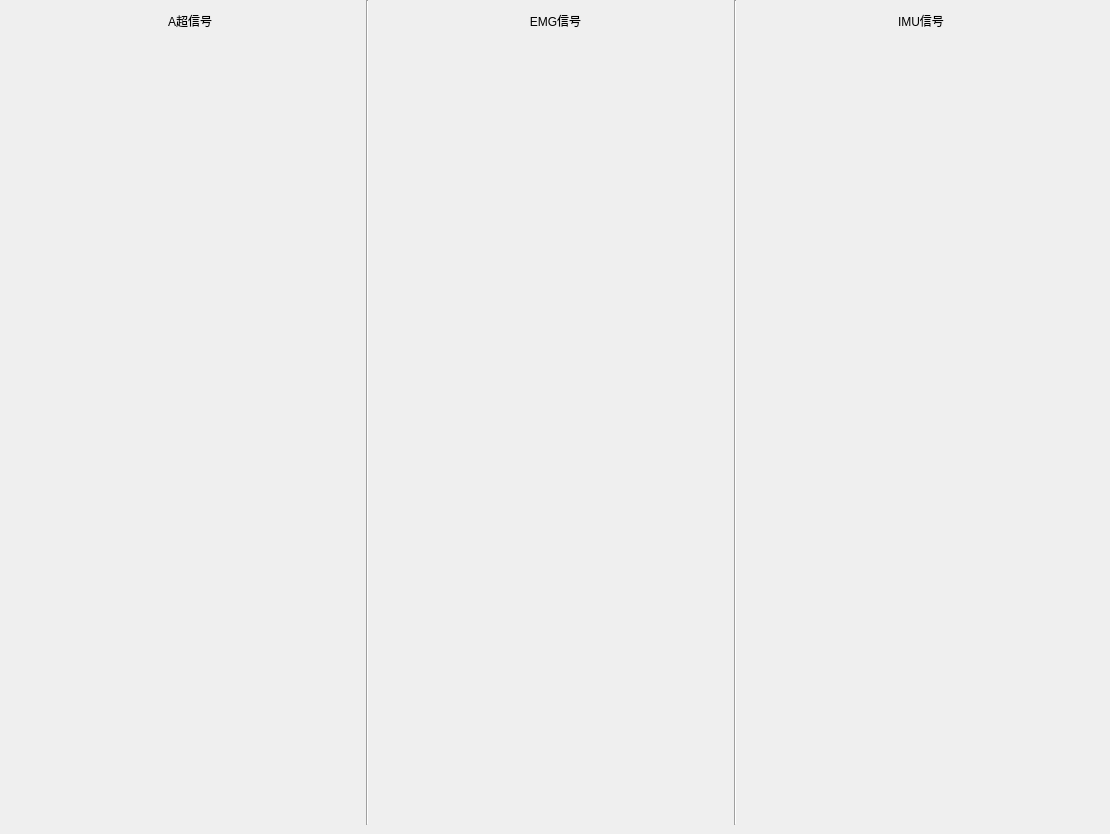
      <widget class="QWidget" name="MutiData">
       <attribute name="title">
        <string>Data</string>
       </attribute>
       <widget class="Line" name="line">
        <property name="geometry">
         <rect>
          <x>366</x>
          <y>0</y>
          <width>3</width>
          <height>825</height>
         </rect>
        </property>
        <property name="orientation">
         <enum>Qt::Vertical</enum>
        </property>
       </widget>
       <widget class="Line" name="line_2">
        <property name="geometry">
         <rect>
          <x>734</x>
          <y>0</y>
          <width>3</width>
          <height>825</height>
         </rect>
        </property>
        <property name="orientation">
         <enum>Qt::Vertical</enum>
        </property>
       </widget>
       <widget class="QWidget" name="layoutWidget">
        <property name="geometry">
         <rect>
          <x>0</x>
          <y>40</y>
          <width>1101</width>
          <height>781</height>
         </rect>
        </property>
        <layout class="QHBoxLayout" name="horizontalLayout_18">
         <item>
          <layout class="QVBoxLayout" name="verticalLayout_5">
           <item>
            <widget class="QCustomPlot" name="Amode_1_plot" native="true"/>
           </item>
           <item>
            <widget class="QCustomPlot" name="Amode_2_plot" native="true"/>
           </item>
           <item>
            <widget class="QCustomPlot" name="Amode_3_plot" native="true"/>
           </item>
           <item>
            <widget class="QCustomPlot" name="Amode_4_plot" native="true"/>
           </item>
          </layout>
         </item>
         <item>
          <layout class="QVBoxLayout" name="verticalLayout_6">
           <item>
            <widget class="QCustomPlot" name="EMG_1_plot" native="true"/>
           </item>
           <item>
            <widget class="QCustomPlot" name="EMG_3_plot" native="true"/>
           </item>
           <item>
            <widget class="QCustomPlot" name="EMG_2_plot" native="true"/>
           </item>
           <item>
            <widget class="QCustomPlot" name="EMG_4_plot" native="true"/>
           </item>
          </layout>
         </item>
         <item>
          <layout class="QVBoxLayout" name="verticalLayout_7">
           <item>
            <widget class="QCustomPlot" name="IMU_1_plot" native="true"/>
           </item>
           <item>
            <widget class="QCustomPlot" name="IMU_2_plot" native="true"/>
           </item>
           <item>
            <widget class="QCustomPlot" name="IMU_3_plot" native="true"/>
           </item>
           <item>
            <widget class="QCustomPlot" name="IMU_4_plot" native="true"/>
           </item>
          </layout>
         </item>
        </layout>
       </widget>
       <widget class="QWidget" name="layoutWidget">
        <property name="geometry">
         <rect>
          <x>10</x>
          <y>10</y>
          <width>1091</width>
          <height>22</height>
         </rect>
        </property>
        <layout class="QHBoxLayout" name="horizontalLayout_8">
         <item>
          <widget class="QLabel" name="Amode_label">
           <property name="layoutDirection">
            <enum>Qt::LeftToRight</enum>
           </property>
           <property name="text">
            <string>A超信号</string>
           </property>
           <property name="alignment">
            <set>Qt::AlignCenter</set>
           </property>
          </widget>
         </item>
         <item>
          <widget class="QLabel" name="EMG_label">
           <property name="text">
            <string>EMG信号</string>
           </property>
           <property name="alignment">
            <set>Qt::AlignCenter</set>
           </property>
          </widget>
         </item>
         <item>
          <widget class="QLabel" name="IMU_label">
           <property name="text">
            <string>IMU信号</string>
           </property>
           <property name="alignment">
            <set>Qt::AlignCenter</set>
           </property>
          </widget>
         </item>
        </layout>
       </widget>
      </widget>
